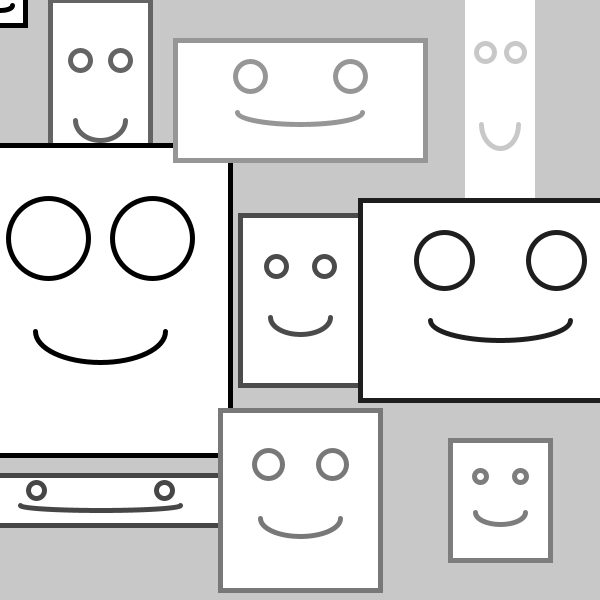
Frame 1 (no input)
Frame 60 (the mouse pressed at the canvas centre just before this capture): identical to frame 1, image omitted
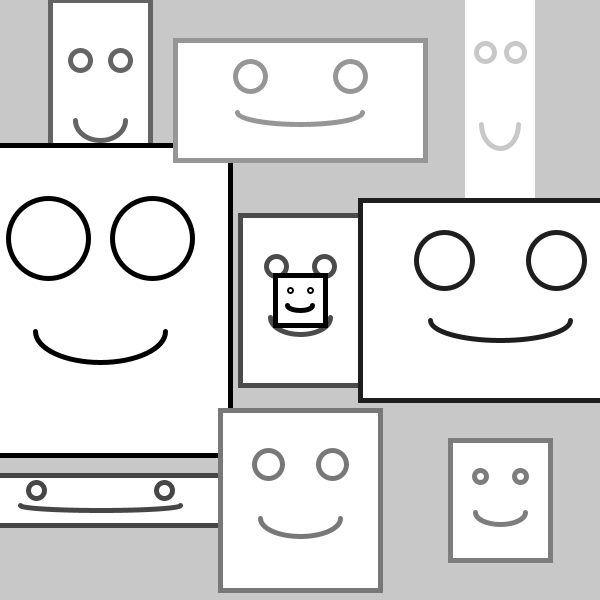
Frame 120 (the mouse held since frame 60 and released just before this capture)

The Processing sketch that drew these frames (run headless with seeded random() and noise(); from frame 60 on, the mouse is pressed at the canvas centre):

// Processing sketch: processing_15199
// ── processing_15199.pde

void setup () {
  size (600,600);
  rectMode (CENTER);
  ellipseMode (CENTER);
  noCursor ();
  smooth ();
}

void draw () {
  background (200);
  happyFace (100,100, 100,200, 100);
  happyFace (100,300, 260,310, 0);
  happyFace (100,500, 320,50, 70);
  happyFace (300,100, 250,120, 150);
  happyFace (300,300, 120,170, 75);
  happyFace (300,500, 160,180, 120);
  happyFace (500,100, 75,240, 200);
  happyFace (500,300, 280,200, 30);
  happyFace (500,500, 100,120, 125);
  happyFace (mouseX,mouseY, 50,50, 0);
}

void happyFace (float faceX, float faceY, int faceW, int faceH, int faceStroke) {
  stroke (faceStroke);
  strokeWeight (5);
  rect (faceX,faceY, faceW,faceH);
  ellipse (faceX + (faceW/5),faceY - (faceH/5), (faceW * faceH)/1000,(faceW * faceH)/1000);
  ellipse (faceX - (faceW/5),faceY - (faceH/5), (faceW * faceH)/1000,(faceW * faceH)/1000);
  arc (faceX, faceY + (faceH/10), faceW/2,faceH/5, 0,PI);
}
